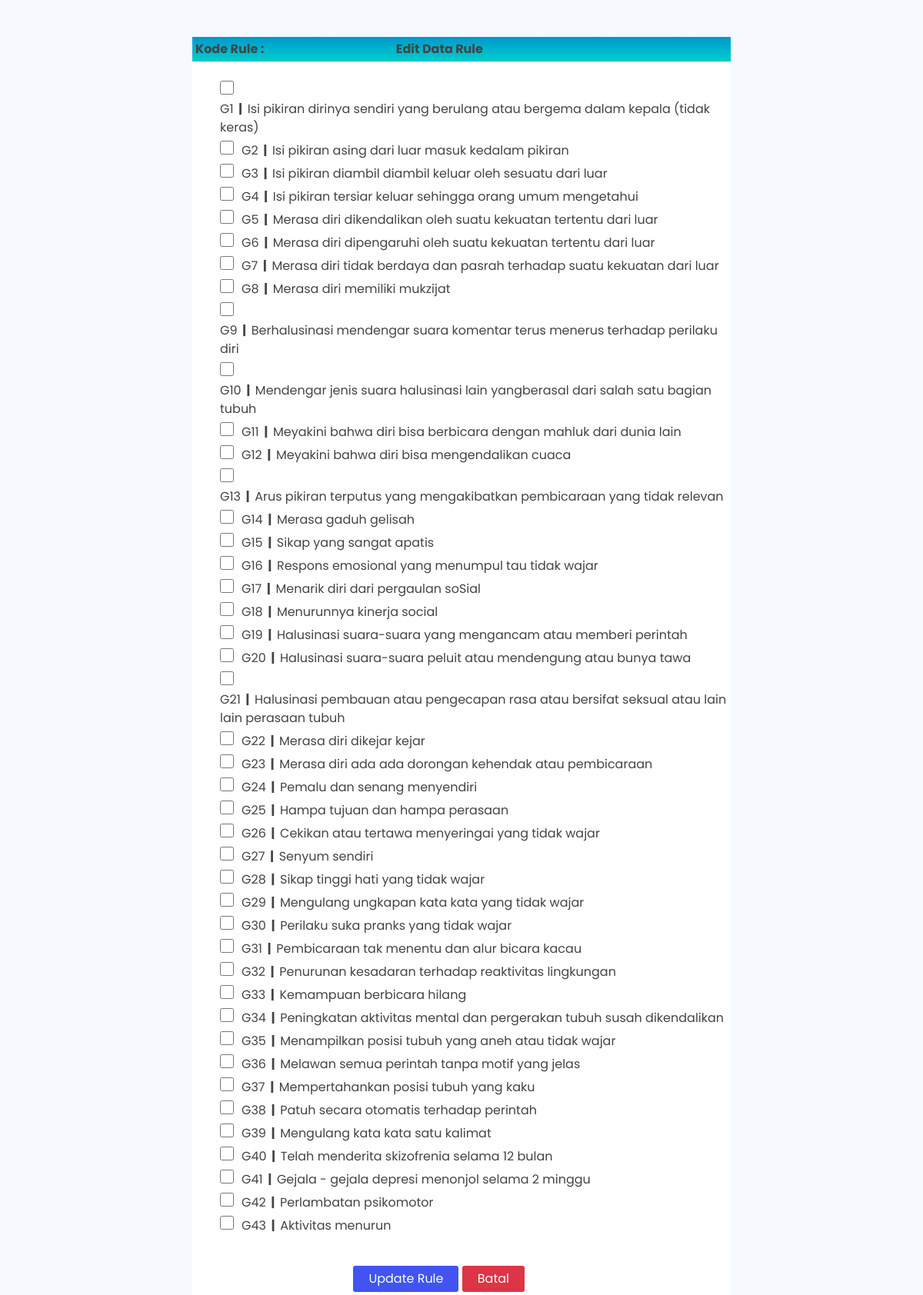
Screenshot of /admin/rules/editrules.php with the database file from the repository.
### tables this page shows
CREATE TABLE `tb_gejala` (
  `id` int(11) NOT NULL,
  `kdgejala` varchar(3) DEFAULT NULL,
  `gejala` text
);

### admin/rules/editrules.php (the view, shortened to what this page needs)
<!DOCTYPE html>
<html lang="en">
<head>
  <link href="../../assets/vendor/bootstrap/css/bootstrap.min.css" rel="stylesheet">
  <link rel="stylesheet" href="https://cdn.jsdelivr.net/npm/bootstrap-icons@1.10.2/font/bootstrap-icons.css">
  <link href="../../assets/vendor/boxicons/css/boxicons.min.css" rel="stylesheet">
  <link href="../../assets/vendor/quill/quill.snow.css" rel="stylesheet">
  <link href="../../assets/vendor/quill/quill.bubble.css" rel="stylesheet">
  <link href="../../assets/vendor/remixicon/remixicon.css" rel="stylesheet">
  <link href="../../assets/vendor/simple-datatables/style.css" rel="stylesheet">
  <link href="../../assets/css/style.css" rel="stylesheet">
</head>
<body style="background-image: url(../assets/img/bg_jenis_2.png); background-size: cover; background-repeat: no-repeat ;">
  <section>
    <form id="form1" name="form1" method="post" action="./updaterules.php" enctype="multipart/form-data">
      <div class="mt-5">
        <table width="700" border="0" align="center" cellpadding="4" cellspacing="1" bgcolor="#ffffff">
          <tr>
            <td style="background:linear-gradient(to top, #0CC, #09C);"><strong>Kode Rule : <?php echo $_GET['kdpenyakit']; ?></strong></td>
            <td class=" ps-5" style="background:linear-gradient(to top, #0CC, #09C);"><strong class="ps-2">&nbsp;Edit Data Rule</strong></td>
          </tr>
          <tr class="mt-4">
            <td colspan="2">
              <ul style="list-style:none;" class="mt-3">
                <?php
                include "../koneksi.php";
                $query = mysqli_query($koneksi, "SELECT * FROM tb_gejala ORDER BY id ASC") or die("Query Error..!" . mysqli_error($koneksi));
                while ($row = mysqli_fetch_array($query)) {
                  $kd_penyakit = $_GET['kdpenyakit'];
                  $kd_gejala = $row['id'];
                  $kueri = mysqli_query($koneksi, "SELECT * FROM tb_rules WHERE id_penyakit='$kd_penyakit' AND id_gejala='$kd_gejala' ORDER BY id_gejala desc ");
                  $edit = mysqli_fetch_array($kueri);
                  if ($edit) {
                    $checked = explode(', ', $edit['id_gejala']);
                  } else {
                    $checked = [];
                  }
                  echo '<li>';
                  echo '<input class="cekbok" type="checkbox" name="gejala[]" id="gejala' . $row['id'] . '" value="' . $row['id'] . '" ' . (in_array($row['id'], $checked) ? 'checked' : '') . '>';
                  echo '<label style="cursor: pointer;" for="gejala' . $row['id'] . '">' . $row['kdgejala'] . '<strong>&nbsp; |&nbsp;&nbsp;</strong>' . $row['gejala'] . '</label>';
                  echo '</li>';
                } ?>
              </ul>
            </td>
          </tr>
          <tr>
            <td>&nbsp;</td>
            <td>
              <div class=" mt-3">
                <a href="./rules.php"><input class="updaterule" type="submit" name="Submit" value="Update Rule" />
                  <input class="batal" type="button" name="batal" id="batal" value="Batal" /></a>
              </div>
            </td>
          </tr>
        </table>
      </div>
    </form>
  </section>
</body>
</html>

### assets/css/style.css (style rules this page uses)
:root { scroll-behavior: smooth; }
body { font-family: "Poppins", sans-serif; background: #f6f9ff; color: #444444; }
a { color: #4154f1; text-decoration: none; }

### admin/rules/editrules.php (style rules this page uses)
.updaterule { background-color: #4154f1; border: none; color: white; padding: 5px 20px; border-radius: 3px; }
.batal { background-color: #dc3545; border: none; color: white; padding: 5px 20px; border-radius: 3px; }
.cekbok { cursor: pointer; width: 18px; height: 18px; margin-right: 10px; margin-top: 5px; }

### rows the page displays
tb_gejala: kdgejala "G1", gejala "Isi pikiran dirinya sendiri yang berulang atau bergema dalam kepala (tidak keras)"
tb_gejala: kdgejala "G2", gejala "Isi pikiran asing dari luar masuk kedalam pikiran"
tb_gejala: kdgejala "G3", gejala "Isi pikiran diambil diambil keluar oleh sesuatu dari luar"
tb_gejala: kdgejala "G4", gejala "Isi pikiran tersiar keluar sehingga orang umum mengetahui"
tb_gejala: kdgejala "G5", gejala "Merasa diri dikendalikan oleh suatu kekuatan tertentu dari luar"
tb_gejala: kdgejala "G6", gejala "Merasa diri dipengaruhi oleh suatu kekuatan tertentu dari luar"
tb_gejala: kdgejala "G7", gejala "Merasa diri tidak berdaya dan pasrah terhadap suatu kekuatan dari luar"
tb_gejala: kdgejala "G8", gejala "Merasa diri memiliki mukzijat"
tb_gejala: kdgejala "G9", gejala "Berhalusinasi mendengar suara komentar terus menerus terhadap perilaku diri"
tb_gejala: kdgejala "G10", gejala "Mendengar jenis suara halusinasi lain yangberasal dari salah satu bagian tubuh"
tb_gejala: kdgejala "G11", gejala "Meyakini bahwa diri bisa berbicara dengan mahluk dari dunia lain"
tb_gejala: kdgejala "G12", gejala "Meyakini bahwa diri bisa mengendalikan cuaca"
tb_gejala: kdgejala "G13", gejala "Arus pikiran terputus yang mengakibatkan pembicaraan yang tidak relevan"
tb_gejala: kdgejala "G14", gejala "Merasa gaduh gelisah"
tb_gejala: kdgejala "G15", gejala "Sikap yang sangat apatis"
tb_gejala: kdgejala "G16", gejala "Respons emosional yang menumpul tau tidak wajar"
tb_gejala: kdgejala "G17", gejala "Menarik diri dari pergaulan soSial"
tb_gejala: kdgejala "G18", gejala "Menurunnya kinerja social"
tb_gejala: kdgejala "G19", gejala "Halusinasi suara-suara yang mengancam atau memberi perintah"
tb_gejala: kdgejala "G20", gejala "Halusinasi suara-suara peluit atau mendengung atau bunya tawa"
tb_gejala: kdgejala "G21", gejala "Halusinasi pembauan atau pengecapan rasa atau bersifat seksual atau lain lain perasaan tubuh"
tb_gejala: kdgejala "G22", gejala "Merasa diri dikejar kejar"
tb_gejala: kdgejala "G23", gejala "Merasa diri ada ada dorongan kehendak atau pembicaraan"
tb_gejala: kdgejala "G24", gejala "Pemalu dan senang menyendiri"
tb_gejala: kdgejala "G25", gejala "Hampa tujuan dan hampa perasaan"
tb_gejala: kdgejala "G26", gejala "Cekikan atau tertawa menyeringai yang tidak wajar"
tb_gejala: kdgejala "G27", gejala "Senyum sendiri"
tb_gejala: kdgejala "G28", gejala "Sikap tinggi hati yang tidak wajar"
tb_gejala: kdgejala "G29", gejala "Mengulang ungkapan kata kata yang tidak wajar"
tb_gejala: kdgejala "G30", gejala "Perilaku suka pranks yang tidak wajar"
tb_gejala: kdgejala "G31", gejala "Pembicaraan tak menentu dan alur bicara kacau"
tb_gejala: kdgejala "G32", gejala "Penurunan kesadaran terhadap reaktivitas lingkungan"
tb_gejala: kdgejala "G33", gejala "Kemampuan berbicara hilang"
tb_gejala: kdgejala "G34", gejala "Peningkatan aktivitas mental dan pergerakan tubuh susah dikendalikan"
tb_gejala: kdgejala "G35", gejala "Menampilkan posisi tubuh yang aneh atau tidak wajar"
tb_gejala: kdgejala "G36", gejala "Melawan semua perintah tanpa motif yang jelas"
tb_gejala: kdgejala "G37", gejala "Mempertahankan posisi tubuh yang kaku"
tb_gejala: kdgejala "G38", gejala "Patuh secara otomatis terhadap perintah"
tb_gejala: kdgejala "G39", gejala "Mengulang kata kata satu kalimat"
tb_gejala: kdgejala "G40", gejala "Telah menderita skizofrenia selama 12 bulan"
tb_gejala: kdgejala "G41", gejala "Gejala - gejala depresi menonjol selama 2 minggu"
tb_gejala: kdgejala "G42", gejala "Perlambatan psikomotor"
tb_gejala: kdgejala "G43", gejala "Aktivitas menurun"
